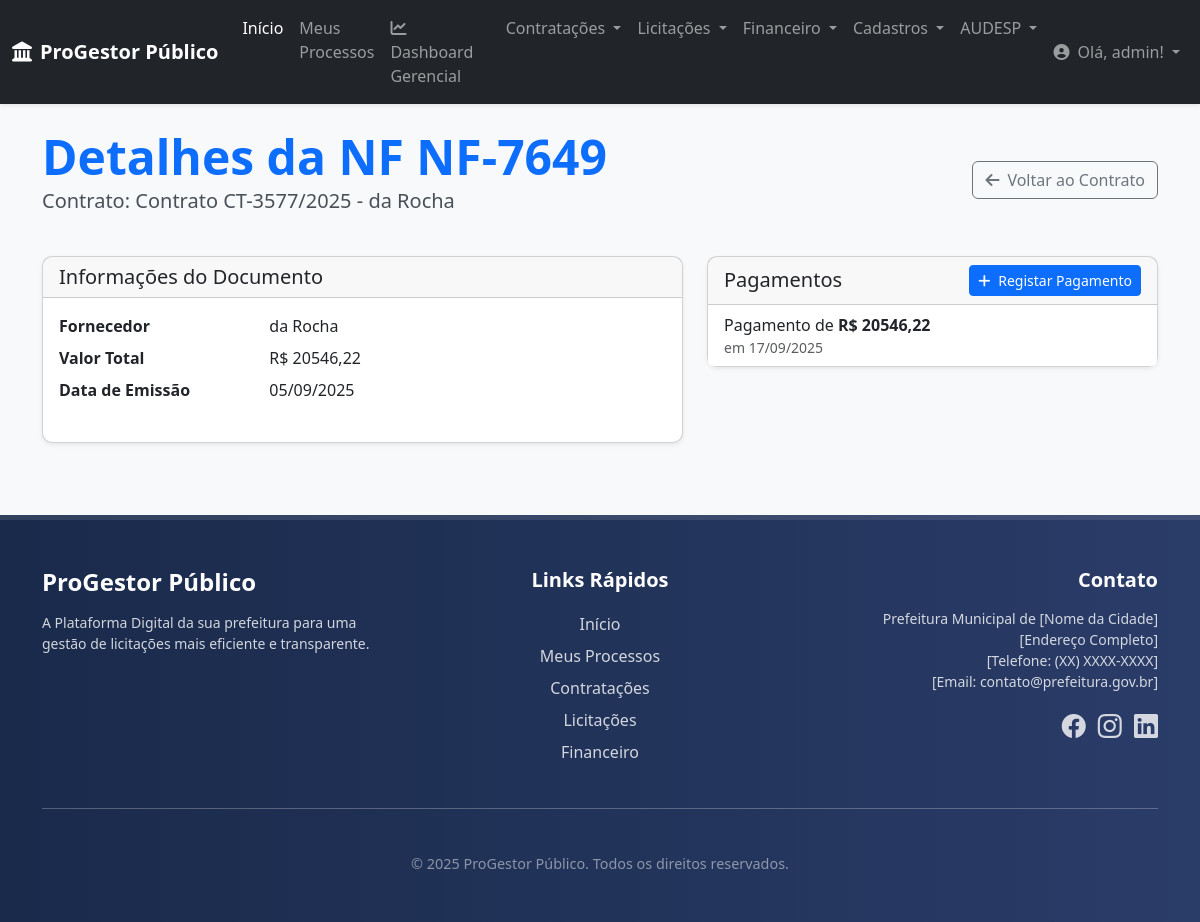
/financeiro/docfiscal/4/ (signed in), run on the app's committed database.
### financeiro/models.py (models this page shows, shortened)
class DocumentoFiscal(models.Model):
    processo_vinculado = models.ForeignKey(
        Processo,
        on_delete=models.CASCADE,
        related_name='documentos_fiscais'
    )
    contrato_vinculado = models.ForeignKey(
        Contrato,
        on_delete=models.SET_NULL, null=True, blank=True,
        related_name='documentos_fiscais'
    )
    fornecedor = models.ForeignKey(
        Fornecedor,
        on_delete=models.PROTECT, null=True, blank=True,
        related_name='documentos_fiscais'
    )
    documento_fiscal_numero = models.CharField(max_length=15, verbose_name="Número do Documento Fiscal (NF)")
    documento_fiscal_valor = models.DecimalField(max_digits=17, decimal_places=2, verbose_name="Valor do Documento Fiscal")
    documento_fiscal_data_emissao = models.DateField(verbose_name="Data de Emissão do Documento Fiscal")
    codigo_ajuste = models.CharField(max_length=20, verbose_name="Código do Ajuste/Empenho", blank=True)
    nota_empenho_numero = models.CharField(max_length=35, verbose_name="Número da Nota de Empenho", blank=True)
    class Meta:
        verbose_name = "Documento Fiscal"
        verbose_name_plural = "Documentos Fiscais"
        ordering = ['-documento_fiscal_data_emissao']

class Pagamento(models.Model):
    documento_fiscal = models.ForeignKey(
        DocumentoFiscal,
        on_delete=models.CASCADE,
        related_name='pagamentos',
        verbose_name="Documento Fiscal Vinculado"
    )
    nota_fiscal_valor_pago = models.DecimalField(max_digits=17, decimal_places=2, verbose_name="Valor Pago")
    nota_fiscal_pagto_dt = models.DateField(verbose_name="Data Efetiva do Pagamento")
    forma_pagamento = models.CharField(max_length=100, default="Transferência Bancária", verbose_name="Forma de Pagamento")
    class Meta:
        verbose_name = "Pagamento"
        verbose_name_plural = "Pagamentos"
        ordering = ['-nota_fiscal_pagto_dt']

### contratacoes/models.py (models this page shows)
class Contrato(models.Model):
    processo_vinculado = models.ForeignKey(
        Processo,
        on_delete=models.PROTECT,
        related_name='contratos',
        verbose_name="Processo Vinculado"
    )
    licitacao_origem = models.ForeignKey(
        Edital,
        on_delete=models.SET_NULL,
        null=True, blank=True,
        related_name='contratos_gerados',
        verbose_name="Licitação de Origem"
    )
    contratado = models.ForeignKey(
        Fornecedor,
        on_delete=models.PROTECT,
        related_name='contratos',
        verbose_name="Fornecedor Contratado"
    )
    numero_contrato = models.CharField(
        max_length=50,
        verbose_name="Número do Contrato"
    )
    ano_contrato = models.IntegerField(
        verbose_name="Ano do Contrato"
    )
    objeto = models.TextField(
        verbose_name="Objeto do Contrato"
    )
    valor_total = models.DecimalField(
        max_digits=15,
        decimal_places=2,
        verbose_name="Valor Total do Contrato (R$)"
    )
    data_assinatura = models.DateField(
        verbose_name="Data de Assinatura"
    )
    data_inicio_vigencia = models.DateField(
        verbose_name="Início da Vigência"
    )
    data_fim_vigencia = models.DateField(
        verbose_name="Fim da Vigência"
    )
    status = models.CharField(
        max_length=20,
        choices=STATUS_CONTRATO_CHOICES,
        default='VIGENTE',
        verbose_name="Status do Contrato"
    )
    data_criacao = models.DateTimeField(auto_now_add=True)
    class Meta:
        verbose_name = "Contrato"
        verbose_name_plural = "Contratos"
        unique_together = ('numero_contrato', 'ano_contrato') # Garante que não haja contratos duplicados
        ordering = ['-ano_contrato', '-numero_contrato']
    def __str__(self):
        return f"Contrato {self.numero_contrato}/{self.ano_contrato} - {self.contratado.razao_social}"

### core/models.py (models this page shows, shortened)
class Fornecedor(models.Model):
    razao_social = models.CharField(
        max_length=255,
        verbose_name="Razão Social"
    )
    nome_fantasia = models.CharField(
        max_length=255,
        blank=True, null=True,
        verbose_name="Nome Fantasia"
    )
    cnpj = models.CharField(
        max_length=18, # Formato XX.XXX.XXX/XXXX-XX
        unique=True,
        verbose_name="CNPJ"
    )
    endereco = models.CharField(
        max_length=255,
        blank=True, null=True,
        verbose_name="Endereço"
    )
    cidade = models.CharField(
        max_length=100,
        blank=True, null=True
    )
    estado = models.CharField(
        max_length=2,
        blank=True, null=True,
        verbose_name="UF"
    )
    telefone = models.CharField(
        max_length=20,
        blank=True, null=True
    )
    email = models.EmailField(
        blank=True, null=True,
        verbose_name="E-mail de Contato"
    )
    dados_bancarios = models.TextField(
        blank=True, null=True,
        verbose_name="Dados Bancários",
        help_text="Informações como Banco, Agência e Conta para pagamentos."
    )
    data_cadastro = models.DateTimeField(
        auto_now_add=True,
        verbose_name="Data de Cadastro"
    )
    class Meta:
        verbose_name = "Fornecedor"
        verbose_name_plural = "Fornecedores"
        ordering = ['razao_social']

### financeiro/views.py (the view)
# urls.py: path('docfiscal/<int:pk>/', views.detalhar_documento_fiscal, name='detalhar_documento_fiscal'),
@login_required
def detalhar_documento_fiscal(request, pk):
    doc_fiscal = get_object_or_404(DocumentoFiscal, pk=pk)
    if doc_fiscal.processo_vinculado and doc_fiscal.processo_vinculado.usuario != request.user and not request.user.is_superuser:
        messages.error(request, "Você não tem permissão para visualizar este Documento Fiscal.")
        return redirect('financeiro:dashboard_financeiro')
    pagamentos_associados = doc_fiscal.pagamentos.all()
    context = {
        'doc_fiscal': doc_fiscal,
        'pagamentos': pagamentos_associados, # <<< Enviamos a lista de pagamentos para o template
        'titulo_pagina': f'Detalhes da NF {doc_fiscal.documento_fiscal_numero}'
    }
    return render(request, 'financeiro/detalhar_documento_fiscal.html', context)

### core/context_processors.py (called while the page is built)
def global_context(request):
    return {
        'logo_url': 'img/logo_barueri.jpg', # Caminho do seu logo
        'ano_atual': datetime.date.today().year, # Opcional: para o footer de direitos autorais
    }

### financeiro/templates/financeiro/detalhar_documento_fiscal.html (shortened to what this page needs)
{% extends 'base.html' %}
{% load widget_tweaks %}
{% block content %}
<div class="container mt-4 mb-5">
    <div class="d-flex justify-content-between align-items-center mb-4">
        <div>
            <h1 class="display-5 fw-bold text-primary mb-0">{{ titulo_pagina }}</h1>
            <p class="lead">Contrato: {{ doc_fiscal.contrato_vinculado }}</p>
        </div>
        <div>
            <a href="{% url 'contratacoes:detalhar_contrato' pk=doc_fiscal.contrato_vinculado.pk %}" class="btn btn-outline-secondary">
                <i class="fas fa-arrow-left me-2"></i>Voltar ao Contrato
            </a>
        </div>
    </div>
    <div class="row">
        <div class="col-lg-7">
            <div class="card shadow-sm mb-4">
                <div class="card-header"><h5 class="mb-0">Informações do Documento</h5></div>
                <div class="card-body">
                    <dl class="row">
                        <dt class="col-sm-4">Fornecedor</dt>
                        <dd class="col-sm-8">{{ doc_fiscal.fornecedor.razao_social }}</dd>
                        <dt class="col-sm-4">Valor Total</dt>
                        <dd class="col-sm-8">R$ {{ doc_fiscal.documento_fiscal_valor|floatformat:2 }}</dd>
                        <dt class="col-sm-4">Data de Emissão</dt>
                        <dd class="col-sm-8">{{ doc_fiscal.documento_fiscal_data_emissao|date:"d/m/Y" }}</dd>
                    </dl>
                </div>
            </div>
        </div>
        <div class="col-lg-5">
            <div class="card shadow-sm">
                <div class="card-header d-flex justify-content-between align-items-center">
                    <h5 class="mb-0">Pagamentos</h5>
                    <a href="{% url 'financeiro:criar_pagamento' doc_fiscal_id=doc_fiscal.pk %}" class="btn btn-sm btn-primary">
                        <i class="fas fa-plus me-1"></i> Registar Pagamento
                    </a>
                </div>
                <div class="list-group list-group-flush">
                    {% for pagamento in pagamentos %}
                        <div class="list-group-item">
                            Pagamento de <strong>R$ {{ pagamento.nota_fiscal_valor_pago|floatformat:2 }}</strong>
                            <small class="d-block text-muted">em {{ pagamento.nota_fiscal_pagto_dt|date:"d/m/Y" }}</small>
                        </div>
                    {% empty %}
                        <div class="list-group-item text-muted">Nenhum pagamento registado.</div>
                    {% endfor %}
                </div>
            </div>
        </div>
    </div>
</div>
{% endblock %}

### core/templates/core/navbar.html (shortened to what this page needs)
<nav class="navbar navbar-expand-lg navbar-dark bg-dark shadow-sm">
    <div class="container-fluid">
        <a class="navbar-brand fw-bold" href="{% url 'core:home' %}">
            <i class="fas fa-landmark me-2"></i>ProGestor Público
        </a>
        <div class="collapse navbar-collapse" id="navbarNavDropdown">
            <ul class="navbar-nav me-auto mb-2 mb-lg-0">
                <li class="nav-item">
                    <a class="nav-link active" aria-current="page" href="{% url 'core:home' %}">Início</a>
                </li>
                <li class="nav-item">
                    <a class="nav-link" href="{% url 'core:meus_processos' %}">Meus Processos</a>
                </li>
                <li class="nav-item">
                    <a class="nav-link" href="{% url 'core:dashboard_gerencial' %}">
                        <i class="fas fa-chart-line me-1"></i>Dashboard Gerencial
                    </a>
                </li>
                <li class="nav-item dropdown">
                    <a class="nav-link dropdown-toggle" href="#" id="navbarContratacoes" role="button" data-bs-toggle="dropdown" aria-expanded="false">
                        Contratações
                    </a>
                </li>
                <li class="nav-item dropdown">
                    <a class="nav-link dropdown-toggle" href="#" id="navbarLicitacoes" role="button" data-bs-toggle="dropdown" aria-expanded="false">
                        Licitações
                    </a>
                </li>
                <li class="nav-item dropdown">
                    <a class="nav-link dropdown-toggle" href="#" id="navbarFinanceiro" role="button" data-bs-toggle="dropdown" aria-expanded="false">
                        Financeiro
                    </a>
                </li>
                <li class="nav-item dropdown">
                    <a class="nav-link dropdown-toggle" href="#" id="navbarCadastros" role="button" data-bs-toggle="dropdown" aria-expanded="false">
                        Cadastros
                    </a>
                </li>
                <li class="nav-item dropdown">
                    <a class="nav-link dropdown-toggle" href="#" id="navbarAudesp" role="button" data-bs-toggle="dropdown" aria-expanded="false">
                        AUDESP
                    </a>
                </li>
            </ul>
            <ul class="navbar-nav">
                {% if user.is_authenticated %}
                    <li class="nav-item dropdown">
                        <a class="nav-link dropdown-toggle" href="#" id="navbarUserDropdown" role="button" data-bs-toggle="dropdown" aria-expanded="false">
                            <i class="fas fa-user-circle me-1"></i> Olá, {{ user.username }}!
                        </a>
                    </li>
                {% else %}
                    <li class="nav-item">
                        <a class="nav-link" href="{% url 'account_login' %}">Entrar</a>
                    </li>
                {% endif %}
            </ul>
        </div>
    </div>
</nav>

### core/templates/base.html (style rules this page uses)
:root { --primary-color: #0056b3; --secondary-color: #337ab7; --dark-blue: #1a2a4b; --light-grey: #f8f9fa; --medium-grey: #e9ecef; --text-dark: #495057; --text-light: #ffffff; }
body { display: flex; flex-direction: column; min-height: 100vh; font-family: 'Segoe UI', Roboto, 'Helvetica Neue', Arial, sans-serif; background-color: var(--light-grey); color: var(--text-dark); }
.navbar { box-shadow: 0 2px 4px rgba(0,0,0,.08); }
.card { border-radius: 10px; box-shadow: 0 4px 12px rgba(0,0,0,.08); transition: transform 0.2s ease-in-out; }

### data on the page
DocumentoFiscal: contrato_vinculado "Contrato CT-3577/2025 - da Rocha", fornecedor.razao_social "da Rocha", documento_fiscal_valor "20546,22", documento_fiscal_data_emissao "05/09/2025"
Pagamento: nota_fiscal_valor_pago "20546,22", nota_fiscal_pagto_dt "17/09/2025"

### other printed values
{{ user.username }} "admin"
{{ titulo_pagina }} "Detalhes da NF NF-7649"
